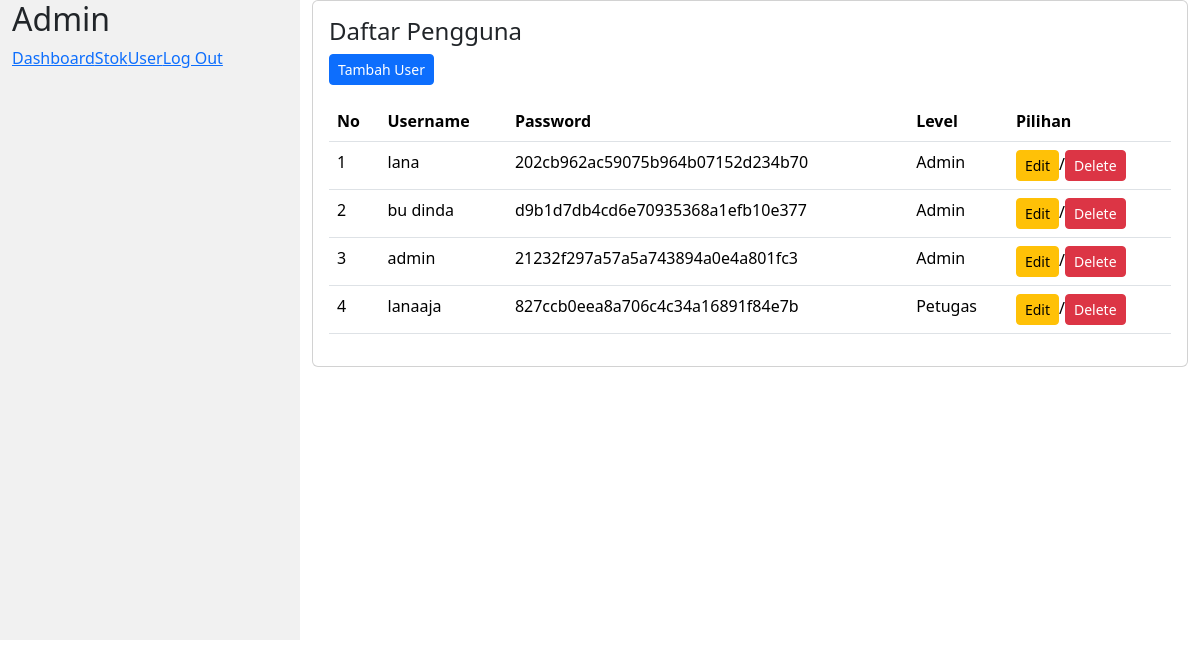
Screenshot of /petugas/index.php?page=user (signed in) with the database file from the repository.
### tables this page shows
CREATE TABLE `user` (
  `UserID` int(11) NOT NULL,
  `NamaUser` varchar(255) NOT NULL,
  `Password` varchar(255) NOT NULL,
  `Level` enum('Admin','Petugas') NOT NULL
);

### petugas/user.php (the view, shortened to what this page needs)
<div class="row">
        <div class="col-lg-12 grid-margin stretch-card">
              <div class="card">
                <div class="card-body">
                    <h4 class="card-title">Daftar Pengguna</h4>
                    <p class="card-description">
                    <?php if ($_SESSION ['Level'] == 'Admin') { ?>
                        <a href="?page=tambah-user" class="btn btn-primary btn-icon-split btn-sm">Tambah User </a>
                     <?php } ?>
                    </p>
                    <div class="table-responsive">
                        <table class="table" id="dataTable" width="100%" cellspacing="0">
                        <tr>
                                        <th>No</th>
                                        <th>Username</th>
                                        <th>Password</th>
                                        <th>Level</th>
                                        <?php if ($_SESSION['Level'] == "Admin") { ?>
                                        <th>Pilihan</th>
                                        <?php } ?>
                                    </tr>
                                <tbody>
                                <?php
                                    $no = 1;
                                    $sql = $koneksi->query("SELECT * FROM user");
                                    while ($data= $sql->fetch_assoc()) {
                                ?>
                                <tr>
                                    <td><?php echo $no++ ?></td>
                                    <td><?php echo $data['NamaUser']; ?></td>
                                    <td><?php echo $data['Password']; ?></td>
                                    <td><?php echo $data['Level']; ?></td>
                                    <?php if ($_SESSION ['Level'] == "Admin") { ?>
                                    <td><a type='button' href='?page=edit-user&UserID=<?= $data['UserID']; ?>' class='btn btn-sm btn-warning'>Edit</a>/<a type='button' href='?page=hapus-user&UserID=<?= $data['UserID']; ?>' class='btn btn-sm btn-danger'>Delete</a></td>
                                    <?php } ?>
                                </tr>
                                <?php } ?>
                        </table>
                    </div>
                </div>
            </div>
        </div>
    </div>

### petugas/Index.php (shortened to what this page needs)
<?php
include "../conn/koneksi.php";
?>
<!DOCTYPE html>
<html lang="en">
<head>
    <link rel="stylesheet" href="../bootstrap/bootstrap.min.css">
</head>
<body>
<div class="container-fluid">
  <div class="row content">
    <div class="col-sm-3 sidenav hidden-xs">
      <h2><?php echo $_SESSION['Level'];?></h2>
      <ul class="nav nav-pills nav-stacked">
        <li><a href="index.php">Dashboard</a></li>
        <li><a href="?page=stok">Stok</a></li>
        <li><a href="?page=user">User</a></li>
        <li><a href="?page=logout">Log Out</a></li>
      </ul><br>
    </div>
    <br>
    <div class="col-sm-9">
        <?php
            if (isset($_GET['page'])) {
                $laman = $_GET['page'];
                switch ($laman) {
                    case 'user':
                        include "user.php";
                        break;
                }
            }
            else {
                include "dashboard.php";
            }
        ?>
    </div>
  </div>
</div>
</body>
</html>

### petugas/Index.php (style rules this page uses)
.row.content { height: 640px }
.sidenav { background-color: #f1f1f1; height: 100%; }

### rows the page displays
user: NamaUser "lana", Password "202cb962ac59075b964b07152d234b70", Level "Admin"
user: NamaUser "bu dinda", Password "d9b1d7db4cd6e70935368a1efb10e377", Level "Admin"
user: NamaUser "admin", Password "21232f297a57a5a743894a0e4a801fc3", Level "Admin"
user: NamaUser "lanaaja", Password "827ccb0eea8a706c4c34a16891f84e7b", Level "Petugas"
